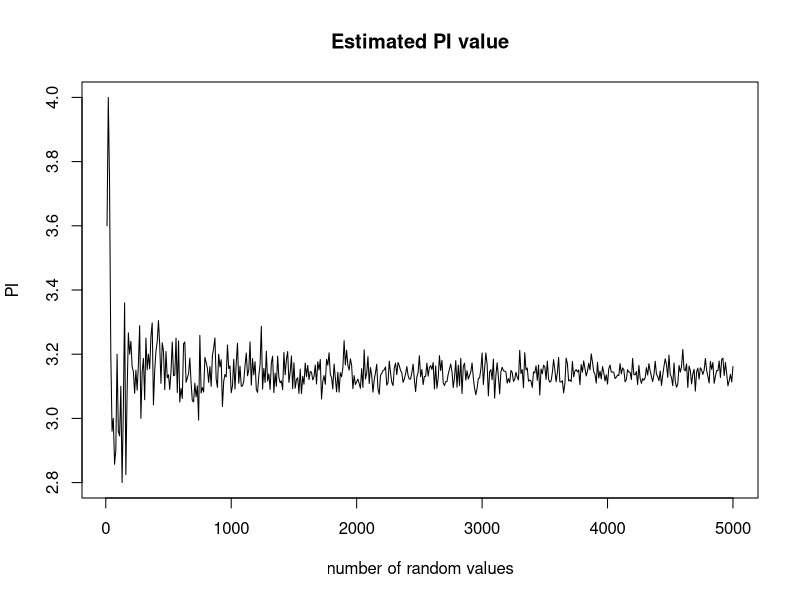

Generate this figure with R: (Note: a time limit stopped this script after it produced the figure.)
set.seed(25)

# (1)
kvals <- 0
for(i in 1:500) {
  kvals[i] <- i * 10
}

percents <- 0
for (i in seq_along(kvals)) {
  k <- kvals[i]
  insides <- 0
  x <- runif(k, 0, 1)
  y <- runif(k, 0, 1)
  for (j in 1:k) {
    if (x[j] ^ 2 + y[j] ^ 2 < 1) {
      insides <- insides + 1
    }
  }
  percent <- insides / k
  percents[i] <- percent * 4
}

png("kadai02-01.png", width = 512, height = 512)
plot(kvals, percents, type = "l", xlab = "number of random values", ylab = "PI", main = "Estimated PI value")
dev.off()

# (2)
# 1から5000まで10刻みで増加する等差数列を生成
kvals <- 0
for(i in 1:500) {
  kvals[i] <- i * 10
}
r <- 100  # 試行回数を100に設定

percent_means <- 0  # PIの平均値を格納する配列を初期化
percent_sds <- 0  # PIの分散を格納する配列を初期化
# 各kについてPIを求める
for (i in seq_along(kvals)) {
  k <- kvals[i]  # kを等差数列から取得
  x <- matrix(1:(k * r), nrow = r, ncol = k)  # ランダム生成するx保存用の行列を初期化
  y <- matrix(1:(k * r), nrow = r, ncol = k)  # ランダム生成するy保存用の行列を初期化
  pis <- 0  # 計算したPIを保存するための配列を初期化
  # r(100)回試行する
  for (j in 1:r) {
    insides <- 0  # 円の内部にあった点をカウントするための変数を初期化
    x[j, ] <- runif(k, 0, 1)  # k個0以上1以下の乱数xを生成
    y[j, ] <- runif(k, 0, 1)  # k個0以上1以下の乱数yを生成
    # k個生成したランダムな座標についてチェックを行う
    for (l in 1:k) {
      # 点が円の内部にあればカウントする
      if (x[j, l] ^ 2 + y[j, l] ^ 2 < 1) {
        insides <- insides + 1
      }
    }
    pis[j] <- insides / k * 4  # PIを推定する。第一象限のシミュレーションだったので円全体の値にするために4倍する
  }
  percent_means[i] <- mean(pis)  # PIの平均値を計算
  percent_sds[i] <- sd(pis)  # PIの分散を保存
}

png("kadai02-02-mean.png", width = 512, height = 512)  # グラフをpngに描画する
plot(kvals, percent_means, type = "l", xlab = "number of random values", ylab = "PI mean", main = "100 times estimated PI value mean")  # kの値とPIの平均値について折れ線グラフを描画
dev.off()  # 画像を保存
png("kadai02-02-sd.png", width = 512, height = 512) # グラフをpngに描画する
plot(kvals, percent_sds, type = "l", xlab = "number of random values", ylab = "PI sd", main = "100 times estimated PI value sd")  # kの値とPIの分散について折れ線グラフを描画
dev.off()  # 画像を保存
